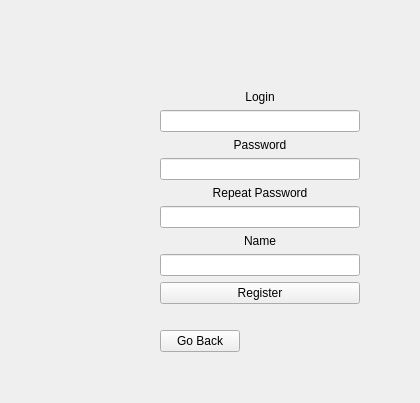
<?xml version="1.0" encoding="UTF-8"?>
<ui version="4.0">
 <class>register_screen</class>
 <widget class="QWidget" name="register_screen">
  <property name="geometry">
   <rect>
    <x>0</x>
    <y>0</y>
    <width>420</width>
    <height>403</height>
   </rect>
  </property>
  <property name="windowTitle">
   <string>Form</string>
  </property>
  <widget class="QWidget" name="verticalLayoutWidget">
   <property name="geometry">
    <rect>
     <x>140</x>
     <y>70</y>
     <width>240</width>
     <height>316</height>
    </rect>
   </property>
   <layout class="QVBoxLayout" name="main_layout">
    <property name="sizeConstraint">
     <enum>QLayout::SetFixedSize</enum>
    </property>
    <property name="leftMargin">
     <number>20</number>
    </property>
    <property name="topMargin">
     <number>20</number>
    </property>
    <property name="rightMargin">
     <number>20</number>
    </property>
    <property name="bottomMargin">
     <number>20</number>
    </property>
    <item>
     <widget class="QLabel" name="login_l">
      <property name="text">
       <string>Login</string>
      </property>
      <property name="alignment">
       <set>Qt::AlignCenter</set>
      </property>
     </widget>
    </item>
    <item>
     <widget class="QLineEdit" name="login_le">
      <property name="sizePolicy">
       <sizepolicy hsizetype="Fixed" vsizetype="Fixed">
        <horstretch>0</horstretch>
        <verstretch>0</verstretch>
       </sizepolicy>
      </property>
      <property name="minimumSize">
       <size>
        <width>200</width>
        <height>0</height>
       </size>
      </property>
      <property name="alignment">
       <set>Qt::AlignLeading|Qt::AlignLeft|Qt::AlignVCenter</set>
      </property>
     </widget>
    </item>
    <item>
     <widget class="QLabel" name="password_l">
      <property name="text">
       <string>Password</string>
      </property>
      <property name="alignment">
       <set>Qt::AlignCenter</set>
      </property>
     </widget>
    </item>
    <item>
     <widget class="QLineEdit" name="password_le">
      <property name="sizePolicy">
       <sizepolicy hsizetype="Fixed" vsizetype="Fixed">
        <horstretch>0</horstretch>
        <verstretch>0</verstretch>
       </sizepolicy>
      </property>
      <property name="minimumSize">
       <size>
        <width>200</width>
        <height>0</height>
       </size>
      </property>
     </widget>
    </item>
    <item>
     <widget class="QLabel" name="password_again_l">
      <property name="text">
       <string>Repeat Password</string>
      </property>
      <property name="alignment">
       <set>Qt::AlignCenter</set>
      </property>
     </widget>
    </item>
    <item>
     <widget class="QLineEdit" name="password_again_le">
      <property name="sizePolicy">
       <sizepolicy hsizetype="Fixed" vsizetype="Fixed">
        <horstretch>0</horstretch>
        <verstretch>0</verstretch>
       </sizepolicy>
      </property>
      <property name="minimumSize">
       <size>
        <width>200</width>
        <height>0</height>
       </size>
      </property>
     </widget>
    </item>
    <item>
     <widget class="QLabel" name="name_l">
      <property name="toolTip">
       <string/>
      </property>
      <property name="whatsThis">
       <string>&lt;html&gt;&lt;head/&gt;&lt;body&gt;&lt;p&gt;&lt;br/&gt;&lt;/p&gt;&lt;/body&gt;&lt;/html&gt;</string>
      </property>
      <property name="text">
       <string>Name</string>
      </property>
      <property name="alignment">
       <set>Qt::AlignCenter</set>
      </property>
     </widget>
    </item>
    <item>
     <widget class="QLineEdit" name="name_le">
      <property name="sizePolicy">
       <sizepolicy hsizetype="Fixed" vsizetype="Fixed">
        <horstretch>0</horstretch>
        <verstretch>0</verstretch>
       </sizepolicy>
      </property>
      <property name="minimumSize">
       <size>
        <width>200</width>
        <height>0</height>
       </size>
      </property>
     </widget>
    </item>
    <item>
     <widget class="QPushButton" name="register_pb">
      <property name="sizePolicy">
       <sizepolicy hsizetype="Fixed" vsizetype="Fixed">
        <horstretch>0</horstretch>
        <verstretch>0</verstretch>
       </sizepolicy>
      </property>
      <property name="minimumSize">
       <size>
        <width>200</width>
        <height>0</height>
       </size>
      </property>
      <property name="text">
       <string>Register</string>
      </property>
     </widget>
    </item>
    <item>
     <widget class="QLabel" name="error_l">
      <property name="sizePolicy">
       <sizepolicy hsizetype="Preferred" vsizetype="Preferred">
        <horstretch>0</horstretch>
        <verstretch>0</verstretch>
       </sizepolicy>
      </property>
      <property name="text">
       <string/>
      </property>
      <property name="alignment">
       <set>Qt::AlignCenter</set>
      </property>
     </widget>
    </item>
    <item>
     <widget class="QPushButton" name="back_pb">
      <property name="sizePolicy">
       <sizepolicy hsizetype="Fixed" vsizetype="Fixed">
        <horstretch>0</horstretch>
        <verstretch>0</verstretch>
       </sizepolicy>
      </property>
      <property name="text">
       <string>Go Back</string>
      </property>
     </widget>
    </item>
   </layout>
  </widget>
 </widget>
 <resources/>
 <connections/>
</ui>
